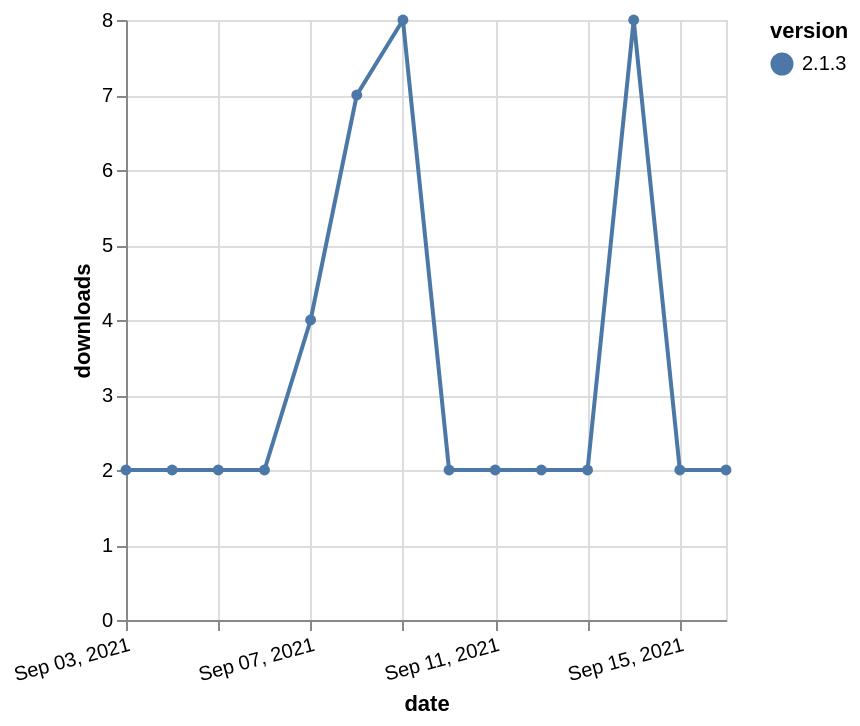

Vega-Lite specification stored for this chart:
### Vega-Lite specification from a JSON file in a GitHub repository (floating-point values rounded to 4 significant figures)
{"$schema": "https://vega.github.io/schema/vega-lite/v5.json", "description": "A simple bar chart with embedded data.", "data": {"values": [{"date": "2021-09-03", "total": 2331, "delta": 2, "version": "2.1.3"}, {"date": "2021-09-04", "total": 2333, "delta": 2, "version": "2.1.3"}, {"date": "2021-09-05", "total": 2335, "delta": 2, "version": "2.1.3"}, {"date": "2021-09-06", "total": 2337, "delta": 2, "version": "2.1.3"}, {"date": "2021-09-07", "total": 2341, "delta": 4, "version": "2.1.3"}, {"date": "2021-09-08", "total": 2348, "delta": 7, "version": "2.1.3"}, {"date": "2021-09-09", "total": 2356, "delta": 8, "version": "2.1.3"}, {"date": "2021-09-10", "total": 2358, "delta": 2, "version": "2.1.3"}, {"date": "2021-09-11", "total": 2360, "delta": 2, "version": "2.1.3"}, {"date": "2021-09-12", "total": 2362, "delta": 2, "version": "2.1.3"}, {"date": "2021-09-13", "total": 2364, "delta": 2, "version": "2.1.3"}, {"date": "2021-09-14", "total": 2372, "delta": 8, "version": "2.1.3"}, {"date": "2021-09-15", "total": 2374, "delta": 2, "version": "2.1.3"}, {"date": "2021-09-16", "total": 2376, "delta": 2, "version": "2.1.3"}]}, "width": "container", "mark": {"type": "line", "point": {"filled": true}}, "encoding": {"x": {"field": "date", "type": "temporal", "timeUnit": "yearmonthdate", "title": "date", "axis": {"labelAngle": -15}}, "y": {"field": "delta", "type": "quantitative", "title": "downloads"}, "color": {"field": "version", "type": "nominal"}, "tooltip": {"field": "delta"}}}
